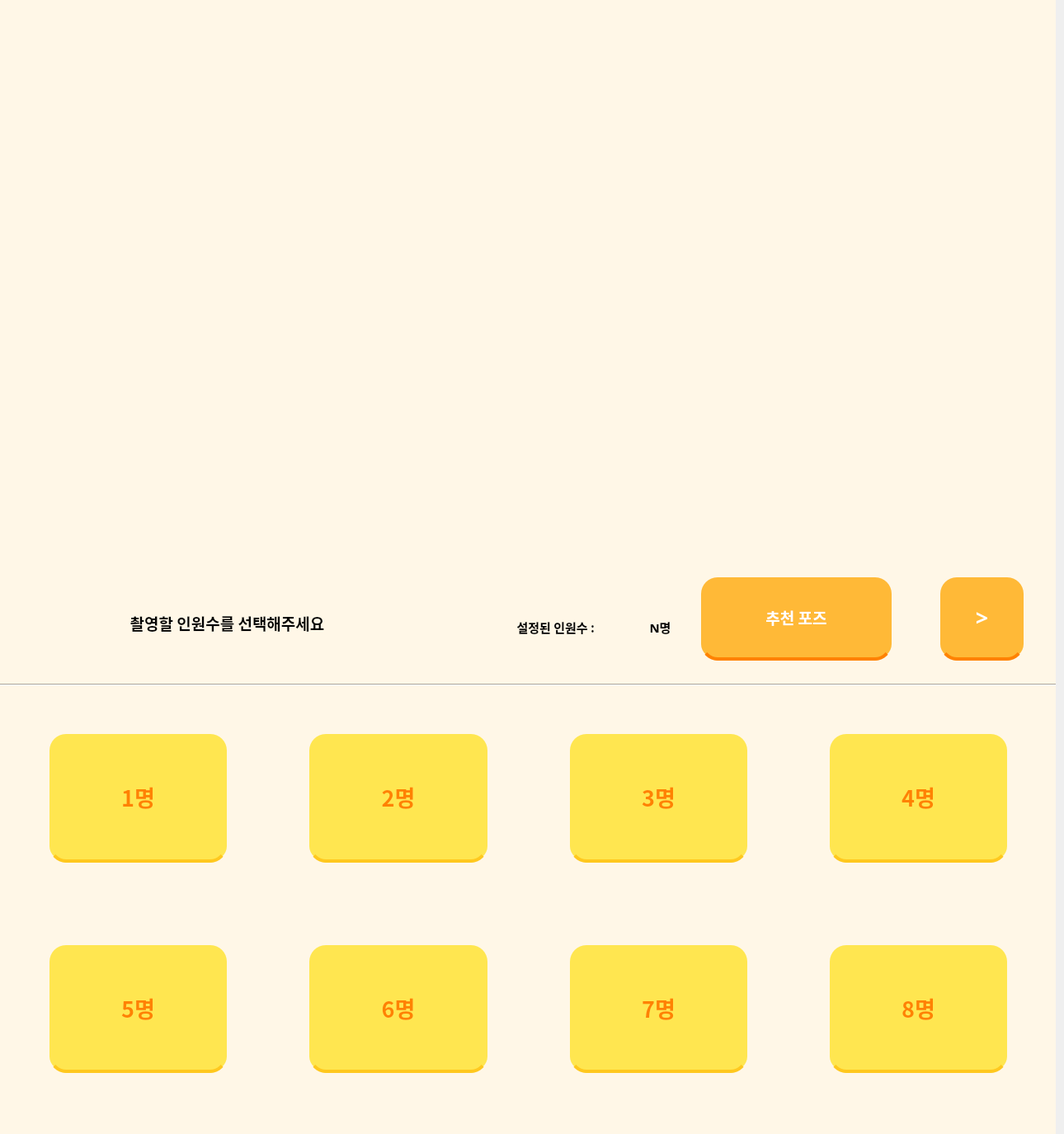
<?xml version="1.0" encoding="UTF-8"?>
<ui version="4.0">
 <class>MainWindow</class>
 <widget class="QMainWindow" name="MainWindow">
  <property name="geometry">
   <rect>
    <x>0</x>
    <y>0</y>
    <width>1290</width>
    <height>1375</height>
   </rect>
  </property>
  <property name="windowTitle">
   <string>MainWindow</string>
  </property>
  <widget class="QWidget" name="centralwidget">
   <widget class="QStackedWidget" name="stack">
    <property name="geometry">
     <rect>
      <x>0</x>
      <y>660</y>
      <width>1280</width>
      <height>720</height>
     </rect>
    </property>
    <property name="sizePolicy">
     <sizepolicy hsizetype="Fixed" vsizetype="Fixed">
      <horstretch>0</horstretch>
      <verstretch>0</verstretch>
     </sizepolicy>
    </property>
    <property name="styleSheet">
     <string notr="true">background-color : #FFF7E7</string>
    </property>
    <property name="currentIndex">
     <number>1</number>
    </property>
    <widget class="QWidget" name="InitPage">
     <widget class="QLabel" name="label">
      <property name="geometry">
       <rect>
        <x>4</x>
        <y>330</y>
        <width>1271</width>
        <height>60</height>
       </rect>
      </property>
      <property name="font">
       <font>
        <family>Leferi Base Type</family>
        <weight>75</weight>
        <bold>true</bold>
       </font>
      </property>
      <property name="layoutDirection">
       <enum>Qt::LeftToRight</enum>
      </property>
      <property name="styleSheet">
       <string notr="true">color : #C25642</string>
      </property>
      <property name="text">
       <string>&lt;html&gt;&lt;head/&gt;&lt;body&gt;&lt;p align=&quot;center&quot;&gt;&lt;span style=&quot; font-size:16pt; font-weight:600;&quot;&gt;터치하여 PhoRest를 시작해 보세요&lt;/span&gt;&lt;/p&gt;&lt;/body&gt;&lt;/html&gt;</string>
      </property>
      <property name="alignment">
       <set>Qt::AlignCenter</set>
      </property>
     </widget>
    </widget>
    <widget class="QWidget" name="ChoosePeoplePage">
     <widget class="QLabel" name="label_3">
      <property name="geometry">
       <rect>
        <x>40</x>
        <y>60</y>
        <width>471</width>
        <height>71</height>
       </rect>
      </property>
      <property name="font">
       <font>
        <family>Leferi Base Type Bold</family>
        <weight>75</weight>
        <bold>true</bold>
       </font>
      </property>
      <property name="text">
       <string>&lt;html&gt;&lt;head/&gt;&lt;body&gt;&lt;p align=&quot;center&quot;&gt;&lt;span style=&quot; font-size:14pt; font-weight:600;&quot;&gt;촬영할 인원수를 선택해주세요&lt;/span&gt;&lt;/p&gt;&lt;/body&gt;&lt;/html&gt;</string>
      </property>
     </widget>
     <widget class="Line" name="line_2">
      <property name="geometry">
       <rect>
        <x>0</x>
        <y>160</y>
        <width>1281</width>
        <height>20</height>
       </rect>
      </property>
      <property name="orientation">
       <enum>Qt::Horizontal</enum>
      </property>
     </widget>
     <widget class="QLabel" name="label_4">
      <property name="geometry">
       <rect>
        <x>590</x>
        <y>80</y>
        <width>171</width>
        <height>41</height>
       </rect>
      </property>
      <property name="font">
       <font>
        <family>Leferi Base Type Bold</family>
        <weight>75</weight>
        <bold>true</bold>
       </font>
      </property>
      <property name="text">
       <string>&lt;html&gt;&lt;head/&gt;&lt;body&gt;&lt;p align=&quot;center&quot;&gt;&lt;span style=&quot; font-size:11pt;&quot;&gt;설정된 인원수 : &lt;/span&gt;&lt;/p&gt;&lt;/body&gt;&lt;/html&gt;</string>
      </property>
     </widget>
     <widget class="QLabel" name="NowPeople">
      <property name="geometry">
       <rect>
        <x>770</x>
        <y>80</y>
        <width>61</width>
        <height>41</height>
       </rect>
      </property>
      <property name="font">
       <font>
        <family>Leferi Base Type Bold</family>
        <weight>75</weight>
        <bold>true</bold>
       </font>
      </property>
      <property name="text">
       <string>&lt;html&gt;&lt;head/&gt;&lt;body&gt;&lt;p align=&quot;center&quot;&gt;&lt;span style=&quot; font-size:11pt;&quot;&gt;N명&lt;/span&gt;&lt;/p&gt;&lt;/body&gt;&lt;/html&gt;</string>
      </property>
     </widget>
     <widget class="QPushButton" name="RecommandBtn">
      <property name="geometry">
       <rect>
        <x>850</x>
        <y>40</y>
        <width>231</width>
        <height>101</height>
       </rect>
      </property>
      <property name="font">
       <font>
        <family>Leferi Base Type</family>
        <pointsize>14</pointsize>
        <weight>75</weight>
        <bold>true</bold>
       </font>
      </property>
      <property name="styleSheet">
       <string notr="true">QPushButton{
	color: white;
    background-color: #FFB937		;
    padding: 12px;
    border-radius: 4px;
    border-bottom: 4px solid #FF8200;
	border-radius: 20px;
}</string>
      </property>
      <property name="text">
       <string>추천 포즈</string>
      </property>
     </widget>
     <widget class="QPushButton" name="NextBtn">
      <property name="geometry">
       <rect>
        <x>1140</x>
        <y>40</y>
        <width>101</width>
        <height>101</height>
       </rect>
      </property>
      <property name="font">
       <font>
        <family>Leferi Base Type Bold</family>
        <pointsize>20</pointsize>
        <weight>75</weight>
        <bold>true</bold>
       </font>
      </property>
      <property name="styleSheet">
       <string notr="true">QPushButton{
	color: white;
    background-color: #FFB937		;
    padding: 12px;
    border-radius: 4px;
    border-bottom: 4px solid #FF8200;
	border-radius: 20px;
}</string>
      </property>
      <property name="text">
       <string>&gt;</string>
      </property>
     </widget>
     <widget class="QWidget" name="gridLayoutWidget">
      <property name="geometry">
       <rect>
        <x>10</x>
        <y>180</y>
        <width>1261</width>
        <height>511</height>
       </rect>
      </property>
      <layout class="QGridLayout" name="gridLayout">
       <property name="leftMargin">
        <number>50</number>
       </property>
       <property name="topMargin">
        <number>50</number>
       </property>
       <property name="rightMargin">
        <number>50</number>
       </property>
       <property name="bottomMargin">
        <number>50</number>
       </property>
       <property name="spacing">
        <number>100</number>
       </property>
       <item row="0" column="2">
        <widget class="QPushButton" name="Btn3">
         <property name="sizePolicy">
          <sizepolicy hsizetype="Preferred" vsizetype="Preferred">
           <horstretch>0</horstretch>
           <verstretch>0</verstretch>
          </sizepolicy>
         </property>
         <property name="font">
          <font>
           <family>Leferi Base Type Bold</family>
           <pointsize>20</pointsize>
           <weight>75</weight>
           <bold>true</bold>
          </font>
         </property>
         <property name="styleSheet">
          <string notr="true">QPushButton{
	color: #FF8200;
    background-color: #FFE650		;
    padding: 12px;
    border-radius: 4px;
    border-bottom: 4px solid #FFC81E;
	border-radius: 20px;
}</string>
         </property>
         <property name="text">
          <string>3명</string>
         </property>
        </widget>
       </item>
       <item row="1" column="0">
        <widget class="QPushButton" name="Btn5">
         <property name="sizePolicy">
          <sizepolicy hsizetype="Preferred" vsizetype="Preferred">
           <horstretch>0</horstretch>
           <verstretch>0</verstretch>
          </sizepolicy>
         </property>
         <property name="font">
          <font>
           <family>Leferi Base Type Bold</family>
           <pointsize>20</pointsize>
           <weight>75</weight>
           <bold>true</bold>
          </font>
         </property>
         <property name="styleSheet">
          <string notr="true">QPushButton{
	color: #FF8200;
    background-color: #FFE650		;
    padding: 12px;
    border-radius: 4px;
    border-bottom: 4px solid #FFC81E;
	border-radius: 20px;
}</string>
         </property>
         <property name="text">
          <string>5명</string>
         </property>
        </widget>
       </item>
       <item row="0" column="0">
        <widget class="QPushButton" name="Btn1">
         <property name="enabled">
          <bool>true</bool>
         </property>
         <property name="sizePolicy">
          <sizepolicy hsizetype="Preferred" vsizetype="Preferred">
           <horstretch>0</horstretch>
           <verstretch>0</verstretch>
          </sizepolicy>
         </property>
         <property name="font">
          <font>
           <family>Leferi Base Type Bold</family>
           <pointsize>20</pointsize>
           <weight>75</weight>
           <bold>true</bold>
          </font>
         </property>
         <property name="contextMenuPolicy">
          <enum>Qt::DefaultContextMenu</enum>
         </property>
         <property name="styleSheet">
          <string notr="true">QPushButton{
	color: #FF8200;
    background-color: #FFE650		;
    padding: 12px;
    border-radius: 4px;
    border-bottom: 4px solid #FFC81E;
	border-radius: 20px;
}</string>
         </property>
         <property name="text">
          <string>1명</string>
         </property>
        </widget>
       </item>
       <item row="1" column="1">
        <widget class="QPushButton" name="Btn6">
         <property name="sizePolicy">
          <sizepolicy hsizetype="Preferred" vsizetype="Preferred">
           <horstretch>0</horstretch>
           <verstretch>0</verstretch>
          </sizepolicy>
         </property>
         <property name="font">
          <font>
           <family>Leferi Base Type Bold</family>
           <pointsize>20</pointsize>
           <weight>75</weight>
           <bold>true</bold>
          </font>
         </property>
         <property name="styleSheet">
          <string notr="true">QPushButton{
	color: #FF8200;
    background-color: #FFE650		;
    padding: 12px;
    border-radius: 4px;
    border-bottom: 4px solid #FFC81E;
	border-radius: 20px;
}</string>
         </property>
         <property name="text">
          <string>6명</string>
         </property>
        </widget>
       </item>
       <item row="0" column="1">
        <widget class="QPushButton" name="Btn2">
         <property name="sizePolicy">
          <sizepolicy hsizetype="Preferred" vsizetype="Preferred">
           <horstretch>0</horstretch>
           <verstretch>0</verstretch>
          </sizepolicy>
         </property>
         <property name="font">
          <font>
           <family>Leferi Base Type Bold</family>
           <pointsize>20</pointsize>
           <weight>75</weight>
           <bold>true</bold>
          </font>
         </property>
         <property name="styleSheet">
          <string notr="true">QPushButton{
	color: #FF8200;
    background-color: #FFE650		;
    padding: 12px;
    border-radius: 4px;
    border-bottom: 4px solid #FFC81E;
	border-radius: 20px;
}</string>
         </property>
         <property name="text">
          <string>2명</string>
         </property>
        </widget>
       </item>
       <item row="0" column="3">
        <widget class="QPushButton" name="Btn4">
         <property name="sizePolicy">
          <sizepolicy hsizetype="Preferred" vsizetype="Preferred">
           <horstretch>0</horstretch>
           <verstretch>0</verstretch>
          </sizepolicy>
         </property>
         <property name="font">
          <font>
           <family>Leferi Base Type Bold</family>
           <pointsize>20</pointsize>
           <weight>75</weight>
           <bold>true</bold>
          </font>
         </property>
         <property name="styleSheet">
          <string notr="true">QPushButton{
	color: #FF8200;
    background-color: #FFE650		;
    padding: 12px;
    border-radius: 4px;
    border-bottom: 4px solid #FFC81E;
	border-radius: 20px;
}</string>
         </property>
         <property name="text">
          <string>4명</string>
         </property>
        </widget>
       </item>
       <item row="1" column="2">
        <widget class="QPushButton" name="Btn7">
         <property name="sizePolicy">
          <sizepolicy hsizetype="Preferred" vsizetype="Preferred">
           <horstretch>0</horstretch>
           <verstretch>0</verstretch>
          </sizepolicy>
         </property>
         <property name="font">
          <font>
           <family>Leferi Base Type Bold</family>
           <pointsize>20</pointsize>
           <weight>75</weight>
           <bold>true</bold>
          </font>
         </property>
         <property name="styleSheet">
          <string notr="true">QPushButton{
	color: #FF8200;
    background-color: #FFE650		;
    padding: 12px;
    border-radius: 4px;
    border-bottom: 4px solid #FFC81E;
	border-radius: 20px;
}</string>
         </property>
         <property name="text">
          <string>7명</string>
         </property>
        </widget>
       </item>
       <item row="1" column="3">
        <widget class="QPushButton" name="Btn8">
         <property name="sizePolicy">
          <sizepolicy hsizetype="Preferred" vsizetype="Preferred">
           <horstretch>0</horstretch>
           <verstretch>0</verstretch>
          </sizepolicy>
         </property>
         <property name="font">
          <font>
           <family>Leferi Base Type Bold</family>
           <pointsize>20</pointsize>
           <weight>75</weight>
           <bold>true</bold>
          </font>
         </property>
         <property name="styleSheet">
          <string notr="true">QPushButton{
	color: #FF8200;
    background-color: #FFE650		;
    padding: 12px;
    border-radius: 4px;
    border-bottom: 4px solid #FFC81E;
	border-radius: 20px;
}</string>
         </property>
         <property name="text">
          <string>8명</string>
         </property>
        </widget>
       </item>
      </layout>
     </widget>
    </widget>
    <widget class="QWidget" name="ShotPage">
     <widget class="QPushButton" name="Btn_Already">
      <property name="geometry">
       <rect>
        <x>410</x>
        <y>230</y>
        <width>471</width>
        <height>311</height>
       </rect>
      </property>
      <property name="font">
       <font>
        <family>Leferi Base Type Bold</family>
        <pointsize>24</pointsize>
        <weight>75</weight>
        <bold>true</bold>
       </font>
      </property>
      <property name="autoFillBackground">
       <bool>false</bool>
      </property>
      <property name="styleSheet">
       <string notr="true">QPushButton{
	color: #FF8200;
    background-color: #FFE650		;
    padding: 12px;
    border-radius: 4px;
    border-bottom: 4px solid #FFC81E;
	border-radius: 20px;
}</string>
      </property>
      <property name="text">
       <string>촬영 시작</string>
      </property>
      <property name="autoDefault">
       <bool>false</bool>
      </property>
      <property name="default">
       <bool>false</bool>
      </property>
      <property name="flat">
       <bool>false</bool>
      </property>
     </widget>
     <widget class="QPushButton" name="Btn_Back_2">
      <property name="geometry">
       <rect>
        <x>50</x>
        <y>40</y>
        <width>81</width>
        <height>71</height>
       </rect>
      </property>
      <property name="font">
       <font>
        <family>Leferi Base Type Bold</family>
        <pointsize>14</pointsize>
        <weight>75</weight>
        <bold>true</bold>
       </font>
      </property>
      <property name="styleSheet">
       <string notr="true">QPushButton{
	color: white;
    background-color: #FFB937		;
    padding: 12px;
    border-radius: 4px;
    border-bottom: 4px solid #FF8200;
	border-radius: 20px;
}</string>
      </property>
      <property name="text">
       <string>뒤로</string>
      </property>
     </widget>
    </widget>
    <widget class="QWidget" name="PhotoPage">
     <widget class="QWidget" name="gridLayoutWidget_3">
      <property name="geometry">
       <rect>
        <x>20</x>
        <y>20</y>
        <width>1111</width>
        <height>681</height>
       </rect>
      </property>
      <layout class="QGridLayout" name="gridLayout_3">
       <property name="leftMargin">
        <number>85</number>
       </property>
       <property name="topMargin">
        <number>25</number>
       </property>
       <property name="rightMargin">
        <number>85</number>
       </property>
       <property name="bottomMargin">
        <number>25</number>
       </property>
       <property name="horizontalSpacing">
        <number>142</number>
       </property>
       <property name="verticalSpacing">
        <number>32</number>
       </property>
       <item row="1" column="0">
        <widget class="QLabel" name="Photo3">
         <property name="styleSheet">
          <string notr="true">QLabel{
	border : 3px double #ABF760;
}</string>
         </property>
         <property name="text">
          <string>이미지 3</string>
         </property>
         <property name="alignment">
          <set>Qt::AlignCenter</set>
         </property>
        </widget>
       </item>
       <item row="0" column="0">
        <widget class="QLabel" name="Photo1">
         <property name="styleSheet">
          <string notr="true">QLabel{
	border : 3px double #ABF760;
}</string>
         </property>
         <property name="text">
          <string>이미지 1</string>
         </property>
         <property name="alignment">
          <set>Qt::AlignCenter</set>
         </property>
        </widget>
       </item>
       <item row="0" column="1">
        <widget class="QLabel" name="Photo2">
         <property name="styleSheet">
          <string notr="true">QLabel{
	border : 3px double #ABF760;
}</string>
         </property>
         <property name="text">
          <string>이미지 2</string>
         </property>
         <property name="alignment">
          <set>Qt::AlignCenter</set>
         </property>
        </widget>
       </item>
       <item row="1" column="1">
        <widget class="QLabel" name="Photo4">
         <property name="styleSheet">
          <string notr="true">QLabel{
	border : 3px double #ABF760;
}</string>
         </property>
         <property name="text">
          <string>이미지 4</string>
         </property>
         <property name="alignment">
          <set>Qt::AlignCenter</set>
         </property>
        </widget>
       </item>
      </layout>
     </widget>
     <widget class="QPushButton" name="NextBtn_3">
      <property name="geometry">
       <rect>
        <x>1160</x>
        <y>600</y>
        <width>91</width>
        <height>91</height>
       </rect>
      </property>
      <property name="font">
       <font>
        <family>Leferi Base Type Bold</family>
        <pointsize>20</pointsize>
        <weight>75</weight>
        <bold>true</bold>
       </font>
      </property>
      <property name="styleSheet">
       <string notr="true">QPushButton{
	color: white;
    background-color: #FFB937		;
    padding: 12px;
    border-radius: 4px;
    border-bottom: 4px solid #FF8200;
	border-radius: 20px;
}</string>
      </property>
      <property name="text">
       <string>&gt;</string>
      </property>
     </widget>
     <widget class="QLabel" name="label_2">
      <property name="geometry">
       <rect>
        <x>20</x>
        <y>20</y>
        <width>1111</width>
        <height>681</height>
       </rect>
      </property>
      <property name="styleSheet">
       <string notr="true">QLabel{
	border : 3px solid black;
}</string>
      </property>
      <property name="text">
       <string/>
      </property>
     </widget>
     <zorder>label_2</zorder>
     <zorder>gridLayoutWidget_3</zorder>
     <zorder>NextBtn_3</zorder>
    </widget>
    <widget class="QWidget" name="ChooseFramePage">
     <widget class="QLabel" name="label_5">
      <property name="geometry">
       <rect>
        <x>50</x>
        <y>50</y>
        <width>571</width>
        <height>71</height>
       </rect>
      </property>
      <property name="font">
       <font>
        <family>Leferi Base Type Bold</family>
        <weight>75</weight>
        <bold>true</bold>
       </font>
      </property>
      <property name="text">
       <string>&lt;html&gt;&lt;head/&gt;&lt;body&gt;&lt;p align=&quot;center&quot;&gt;&lt;span style=&quot; font-size:20pt;&quot;&gt;사용할 프레임을 선택해주세요&lt;/span&gt;&lt;/p&gt;&lt;/body&gt;&lt;/html&gt;</string>
      </property>
     </widget>
     <widget class="QLabel" name="label_6">
      <property name="geometry">
       <rect>
        <x>40</x>
        <y>110</y>
        <width>591</width>
        <height>31</height>
       </rect>
      </property>
      <property name="font">
       <font>
        <family>Leferi Base Type Regular</family>
       </font>
      </property>
      <property name="text">
       <string>&lt;html&gt;&lt;head/&gt;&lt;body&gt;&lt;p align=&quot;center&quot;&gt;&lt;span style=&quot; font-size:8pt; font-weight:600;&quot;&gt;기본 프레임 외의 프레임을 사용하고 싶다면 고유 프레임 번호를 입력하세요 &lt;/span&gt;&lt;/p&gt;&lt;/body&gt;&lt;/html&gt;</string>
      </property>
     </widget>
     <widget class="Line" name="line_3">
      <property name="geometry">
       <rect>
        <x>0</x>
        <y>160</y>
        <width>1281</width>
        <height>20</height>
       </rect>
      </property>
      <property name="orientation">
       <enum>Qt::Horizontal</enum>
      </property>
     </widget>
     <widget class="QLabel" name="label_8">
      <property name="geometry">
       <rect>
        <x>940</x>
        <y>250</y>
        <width>191</width>
        <height>201</height>
       </rect>
      </property>
      <property name="text">
       <string>QR코드</string>
      </property>
      <property name="alignment">
       <set>Qt::AlignCenter</set>
      </property>
      <property name="indent">
       <number>0</number>
      </property>
     </widget>
     <widget class="QPushButton" name="PrintBtn">
      <property name="geometry">
       <rect>
        <x>930</x>
        <y>520</y>
        <width>211</width>
        <height>161</height>
       </rect>
      </property>
      <property name="font">
       <font>
        <family>Leferi Base Type Bold</family>
        <pointsize>20</pointsize>
        <weight>75</weight>
        <bold>true</bold>
       </font>
      </property>
      <property name="styleSheet">
       <string notr="true">QPushButton{
	color: white;
    background-color: #FFB937		;
    padding: 12px;
    border-radius: 4px;
    border-bottom: 4px solid #FF8200;
	border-radius: 20px;
}
</string>
      </property>
      <property name="text">
       <string>Print</string>
      </property>
     </widget>
     <widget class="QPushButton" name="ApplyBtn">
      <property name="geometry">
       <rect>
        <x>1150</x>
        <y>40</y>
        <width>101</width>
        <height>91</height>
       </rect>
      </property>
      <property name="font">
       <font>
        <family>Leferi Base Type Bold</family>
        <pointsize>16</pointsize>
        <weight>75</weight>
        <bold>true</bold>
       </font>
      </property>
      <property name="styleSheet">
       <string notr="true">QPushButton{
	color: white;
    background-color: #FFB937		;
    padding: 12px;
    border-radius: 4px;
    border-bottom: 4px solid #FF8200;
	border-radius: 20px;
}</string>
      </property>
      <property name="text">
       <string>적용</string>
      </property>
     </widget>
     <widget class="QLineEdit" name="Frame_Id">
      <property name="geometry">
       <rect>
        <x>910</x>
        <y>60</y>
        <width>201</width>
        <height>51</height>
       </rect>
      </property>
      <property name="font">
       <font>
        <family>Leferi Base Type Regular</family>
       </font>
      </property>
     </widget>
     <widget class="QLabel" name="label_9">
      <property name="geometry">
       <rect>
        <x>700</x>
        <y>50</y>
        <width>201</width>
        <height>71</height>
       </rect>
      </property>
      <property name="font">
       <font>
        <family>Leferi Base Type Bold</family>
        <pointsize>14</pointsize>
        <weight>75</weight>
        <bold>true</bold>
       </font>
      </property>
      <property name="text">
       <string>&lt;html&gt;&lt;head/&gt;&lt;body&gt;&lt;p align=&quot;center&quot;&gt;&lt;span style=&quot; font-size:11pt;&quot;&gt;고유프레임 번호 :&lt;/span&gt;&lt;/p&gt;&lt;/body&gt;&lt;/html&gt;</string>
      </property>
     </widget>
     <widget class="QPushButton" name="Basic_Frame_1">
      <property name="geometry">
       <rect>
        <x>50</x>
        <y>260</y>
        <width>300</width>
        <height>80</height>
       </rect>
      </property>
      <property name="styleSheet">
       <string notr="true">background-color : #FFFFFF</string>
      </property>
      <property name="text">
       <string/>
      </property>
     </widget>
     <widget class="QLabel" name="label_7">
      <property name="geometry">
       <rect>
        <x>220</x>
        <y>190</y>
        <width>381</width>
        <height>41</height>
       </rect>
      </property>
      <property name="font">
       <font>
        <family>Leferi Base Type Bold</family>
        <weight>75</weight>
        <bold>true</bold>
       </font>
      </property>
      <property name="text">
       <string>&lt;html&gt;&lt;head/&gt;&lt;body&gt;&lt;p align=&quot;center&quot;&gt;&lt;span style=&quot; font-size:12pt; font-weight:600;&quot;&gt;기본 프레임을 클릭하여 선택하세요.&lt;/span&gt;&lt;/p&gt;&lt;/body&gt;&lt;/html&gt;</string>
      </property>
     </widget>
     <widget class="QPushButton" name="Basic_Frame_2">
      <property name="geometry">
       <rect>
        <x>50</x>
        <y>370</y>
        <width>300</width>
        <height>80</height>
       </rect>
      </property>
      <property name="styleSheet">
       <string notr="true">background-color : #D2D2FF</string>
      </property>
      <property name="text">
       <string/>
      </property>
     </widget>
     <widget class="QPushButton" name="Basic_Frame_3">
      <property name="geometry">
       <rect>
        <x>50</x>
        <y>480</y>
        <width>300</width>
        <height>80</height>
       </rect>
      </property>
      <property name="styleSheet">
       <string notr="true">background-color : #32F1FF	</string>
      </property>
      <property name="text">
       <string/>
      </property>
     </widget>
     <widget class="QPushButton" name="Basic_Frame_4">
      <property name="geometry">
       <rect>
        <x>50</x>
        <y>590</y>
        <width>300</width>
        <height>80</height>
       </rect>
      </property>
      <property name="styleSheet">
       <string notr="true">background-color : #FFD4DF	</string>
      </property>
      <property name="text">
       <string/>
      </property>
     </widget>
     <widget class="QPushButton" name="Basic_Frame_5">
      <property name="geometry">
       <rect>
        <x>460</x>
        <y>260</y>
        <width>300</width>
        <height>80</height>
       </rect>
      </property>
      <property name="styleSheet">
       <string notr="true">background-color : #FAFAA0	</string>
      </property>
      <property name="text">
       <string/>
      </property>
     </widget>
     <widget class="QPushButton" name="Basic_Frame_6">
      <property name="geometry">
       <rect>
        <x>460</x>
        <y>370</y>
        <width>300</width>
        <height>80</height>
       </rect>
      </property>
      <property name="styleSheet">
       <string notr="true">background-color :#957745	</string>
      </property>
      <property name="text">
       <string/>
      </property>
     </widget>
     <widget class="QPushButton" name="Basic_Frame_7">
      <property name="geometry">
       <rect>
        <x>460</x>
        <y>490</y>
        <width>300</width>
        <height>80</height>
       </rect>
      </property>
      <property name="styleSheet">
       <string notr="true">background-color : #8c8c8c</string>
      </property>
      <property name="text">
       <string/>
      </property>
     </widget>
     <widget class="QPushButton" name="Basic_Frame_8">
      <property name="geometry">
       <rect>
        <x>460</x>
        <y>600</y>
        <width>300</width>
        <height>80</height>
       </rect>
      </property>
      <property name="styleSheet">
       <string notr="true">background-color : #94EB3E</string>
      </property>
      <property name="text">
       <string/>
      </property>
     </widget>
     <widget class="QLabel" name="label_12">
      <property name="geometry">
       <rect>
        <x>820</x>
        <y>190</y>
        <width>461</width>
        <height>41</height>
       </rect>
      </property>
      <property name="font">
       <font>
        <family>Leferi Base Type Bold</family>
        <weight>75</weight>
        <bold>true</bold>
       </font>
      </property>
      <property name="text">
       <string>&lt;html&gt;&lt;head/&gt;&lt;body&gt;&lt;p align=&quot;center&quot;&gt;&lt;span style=&quot; font-size:12pt; font-weight:600;&quot;&gt;QR코드로 인기있는 프레임을 살펴보세요&lt;/span&gt;&lt;/p&gt;&lt;/body&gt;&lt;/html&gt;</string>
      </property>
     </widget>
    </widget>
    <widget class="QWidget" name="PrintingPage">
     <widget class="QLabel" name="label_10">
      <property name="geometry">
       <rect>
        <x>250</x>
        <y>270</y>
        <width>691</width>
        <height>161</height>
       </rect>
      </property>
      <property name="text">
       <string>&lt;html&gt;&lt;head/&gt;&lt;body&gt;&lt;p align=&quot;center&quot;&gt;이 화면 건너 뛰네;;&lt;/p&gt;&lt;/body&gt;&lt;/html&gt;</string>
      </property>
     </widget>
    </widget>
    <widget class="QWidget" name="DonePrinting">
     <widget class="QLabel" name="label_11">
      <property name="geometry">
       <rect>
        <x>0</x>
        <y>250</y>
        <width>1281</width>
        <height>211</height>
       </rect>
      </property>
      <property name="font">
       <font>
        <family>Leferi Base Type Regular</family>
       </font>
      </property>
      <property name="text">
       <string>&lt;html&gt;&lt;head/&gt;&lt;body&gt;&lt;p align=&quot;center&quot;&gt;&lt;span style=&quot; font-size:14pt; font-weight:600;&quot;&gt;인쇄 중입니다...&lt;/span&gt;&lt;/p&gt;&lt;p align=&quot;center&quot;&gt;&lt;span style=&quot; font-size:14pt; font-weight:600;&quot;&gt;&lt;br/&gt;&lt;/span&gt;&lt;/p&gt;&lt;p align=&quot;center&quot;&gt;&lt;span style=&quot; font-size:14pt; font-weight:600;&quot;&gt;인쇄가 완료된 후 아무 곳이나 클릭하여 초기 화면으로 돌아가세요&lt;br/&gt;&lt;/span&gt;&lt;/p&gt;&lt;/body&gt;&lt;/html&gt;</string>
      </property>
     </widget>
    </widget>
   </widget>
   <widget class="QStackedWidget" name="TopStack">
    <property name="geometry">
     <rect>
      <x>0</x>
      <y>0</y>
      <width>1280</width>
      <height>660</height>
     </rect>
    </property>
    <property name="sizePolicy">
     <sizepolicy hsizetype="Fixed" vsizetype="Fixed">
      <horstretch>0</horstretch>
      <verstretch>0</verstretch>
     </sizepolicy>
    </property>
    <property name="styleSheet">
     <string notr="true">background-color : #FFF7E7</string>
    </property>
    <property name="currentIndex">
     <number>0</number>
    </property>
    <widget class="QWidget" name="LogoPage">
     <widget class="QLabel" name="LogoImg">
      <property name="geometry">
       <rect>
        <x>540</x>
        <y>230</y>
        <width>200</width>
        <height>200</height>
       </rect>
      </property>
      <property name="styleSheet">
       <string notr="true">border-image:url('./logo.png')</string>
      </property>
      <property name="text">
       <string/>
      </property>
      <property name="alignment">
       <set>Qt::AlignCenter</set>
      </property>
     </widget>
    </widget>
    <widget class="QWidget" name="RecommandPosePage">
     <widget class="QLabel" name="PoseImg">
      <property name="geometry">
       <rect>
        <x>240</x>
        <y>30</y>
        <width>800</width>
        <height>600</height>
       </rect>
      </property>
      <property name="styleSheet">
       <string notr="true">QLabel{
	border : 3px solid black;
}</string>
      </property>
      <property name="text">
       <string>포즈 이미지</string>
      </property>
      <property name="alignment">
       <set>Qt::AlignCenter</set>
      </property>
     </widget>
     <widget class="QPushButton" name="LeftBtn">
      <property name="geometry">
       <rect>
        <x>60</x>
        <y>265</y>
        <width>130</width>
        <height>130</height>
       </rect>
      </property>
      <property name="font">
       <font>
        <family>Leferi Base Type Bold</family>
        <pointsize>20</pointsize>
        <weight>75</weight>
        <bold>true</bold>
       </font>
      </property>
      <property name="styleSheet">
       <string notr="true">QPushButton{
	color: white;
    background-color: #FFB937		;
    padding: 12px;
    border-radius: 4px;
    border-bottom: 4px solid #FF8200;
	border-radius: 20px;
}</string>
      </property>
      <property name="text">
       <string>&lt;</string>
      </property>
     </widget>
     <widget class="QPushButton" name="RightBtn">
      <property name="geometry">
       <rect>
        <x>1090</x>
        <y>265</y>
        <width>130</width>
        <height>130</height>
       </rect>
      </property>
      <property name="font">
       <font>
        <family>Leferi Base Type Bold</family>
        <pointsize>20</pointsize>
        <weight>75</weight>
        <bold>true</bold>
       </font>
      </property>
      <property name="styleSheet">
       <string notr="true">QPushButton{
	color: white;
    background-color: #FFB937		;
    padding: 12px;
    border-radius: 4px;
    border-bottom: 4px solid #FF8200;
	border-radius: 20px;
}</string>
      </property>
      <property name="text">
       <string>&gt;</string>
      </property>
     </widget>
     <widget class="QPushButton" name="Btn_close">
      <property name="geometry">
       <rect>
        <x>60</x>
        <y>560</y>
        <width>131</width>
        <height>71</height>
       </rect>
      </property>
      <property name="font">
       <font>
        <family>Leferi Base Type Bold</family>
        <pointsize>14</pointsize>
        <weight>75</weight>
        <bold>true</bold>
       </font>
      </property>
      <property name="styleSheet">
       <string notr="true">QPushButton{
	color: white;
    background-color: #FFB937		;
    padding: 12px;
    border-radius: 4px;
    border-bottom: 4px solid #FF8200;
	border-radius: 20px;
}</string>
      </property>
      <property name="text">
       <string>닫기</string>
      </property>
     </widget>
     <widget class="QLabel" name="NowPeople_2">
      <property name="geometry">
       <rect>
        <x>70</x>
        <y>40</y>
        <width>121</width>
        <height>81</height>
       </rect>
      </property>
      <property name="font">
       <font>
        <family>Leferi Base Type Bold</family>
        <pointsize>20</pointsize>
        <weight>75</weight>
        <bold>true</bold>
       </font>
      </property>
      <property name="text">
       <string>&lt;html&gt;&lt;head/&gt;&lt;body&gt;&lt;p align=&quot;center&quot;&gt;&lt;span style=&quot; font-size:11pt; font-weight:600;&quot;&gt;N명&lt;/span&gt;&lt;/p&gt;&lt;/body&gt;&lt;/html&gt;</string>
      </property>
     </widget>
    </widget>
    <widget class="QWidget" name="ShotPage_Top">
     <widget class="QLabel" name="Label_Camera">
      <property name="geometry">
       <rect>
        <x>240</x>
        <y>30</y>
        <width>800</width>
        <height>600</height>
       </rect>
      </property>
      <property name="styleSheet">
       <string notr="true">QLabel{
	border : 3px solid black;
}</string>
      </property>
      <property name="text">
       <string>카메라 화면 띄워줄 공간</string>
      </property>
      <property name="alignment">
       <set>Qt::AlignCenter</set>
      </property>
     </widget>
     <widget class="QLabel" name="Label_Timer">
      <property name="geometry">
       <rect>
        <x>30</x>
        <y>40</y>
        <width>161</width>
        <height>201</height>
       </rect>
      </property>
      <property name="font">
       <font>
        <family>Leferi Base Type Bold</family>
        <pointsize>36</pointsize>
        <weight>75</weight>
        <bold>true</bold>
       </font>
      </property>
      <property name="text">
       <string>&lt;html&gt;&lt;head/&gt;&lt;body&gt;&lt;p align=&quot;center&quot;&gt;&lt;span style=&quot; font-size:48pt; font-weight:600;&quot;&gt;15&lt;/span&gt;&lt;/p&gt;&lt;/body&gt;&lt;/html&gt;</string>
      </property>
      <property name="alignment">
       <set>Qt::AlignCenter</set>
      </property>
     </widget>
    </widget>
    <widget class="QWidget" name="CheckPhoto">
     <widget class="QLabel" name="Top_Big_Photo">
      <property name="geometry">
       <rect>
        <x>240</x>
        <y>30</y>
        <width>800</width>
        <height>600</height>
       </rect>
      </property>
      <property name="styleSheet">
       <string notr="true">QLabel{
	border : 3px solid black;
}</string>
      </property>
      <property name="text">
       <string>이미지 크게 보여줄 공간</string>
      </property>
      <property name="alignment">
       <set>Qt::AlignCenter</set>
      </property>
     </widget>
    </widget>
    <widget class="QWidget" name="page_3">
     <widget class="QLabel" name="PhotoPlusFrame">
      <property name="geometry">
       <rect>
        <x>200</x>
        <y>30</y>
        <width>900</width>
        <height>600</height>
       </rect>
      </property>
      <property name="contextMenuPolicy">
       <enum>Qt::DefaultContextMenu</enum>
      </property>
      <property name="styleSheet">
       <string notr="true">QLabel{
	border : 3px solid black;
}</string>
      </property>
      <property name="text">
       <string>프레임 적용 이미지를 띄워줄 예정</string>
      </property>
      <property name="alignment">
       <set>Qt::AlignCenter</set>
      </property>
     </widget>
    </widget>
   </widget>
  </widget>
 </widget>
 <resources/>
 <connections>
  <connection>
   <sender>RecommandBtn</sender>
   <signal>clicked()</signal>
   <receiver>MainWindow</receiver>
   <slot>RecommandPose()</slot>
   <hints>
    <hint type="sourcelabel">
     <x>850</x>
     <y>700</y>
    </hint>
    <hint type="destinationlabel">
     <x>837</x>
     <y>69</y>
    </hint>
   </hints>
  </connection>
  <connection>
   <sender>NextBtn</sender>
   <signal>clicked()</signal>
   <receiver>MainWindow</receiver>
   <slot>NextBottomButton_to_2()</slot>
   <hints>
    <hint type="sourcelabel">
     <x>1140</x>
     <y>700</y>
    </hint>
    <hint type="destinationlabel">
     <x>841</x>
     <y>120</y>
    </hint>
   </hints>
  </connection>
  <connection>
   <sender>Btn1</sender>
   <signal>clicked()</signal>
   <receiver>MainWindow</receiver>
   <slot>Press_Btn1()</slot>
   <hints>
    <hint type="sourcelabel">
     <x>211</x>
     <y>890</y>
    </hint>
    <hint type="destinationlabel">
     <x>860</x>
     <y>222</y>
    </hint>
   </hints>
  </connection>
  <connection>
   <sender>Btn2</sender>
   <signal>clicked()</signal>
   <receiver>MainWindow</receiver>
   <slot>Press_Btn2()</slot>
   <hints>
    <hint type="sourcelabel">
     <x>590</x>
     <y>890</y>
    </hint>
    <hint type="destinationlabel">
     <x>834</x>
     <y>234</y>
    </hint>
   </hints>
  </connection>
  <connection>
   <sender>Btn3</sender>
   <signal>clicked()</signal>
   <receiver>MainWindow</receiver>
   <slot>Press_Btn3()</slot>
   <hints>
    <hint type="sourcelabel">
     <x>905</x>
     <y>890</y>
    </hint>
    <hint type="destinationlabel">
     <x>861</x>
     <y>255</y>
    </hint>
   </hints>
  </connection>
  <connection>
   <sender>Btn4</sender>
   <signal>clicked()</signal>
   <receiver>MainWindow</receiver>
   <slot>Press_Btn4()</slot>
   <hints>
    <hint type="sourcelabel">
     <x>1220</x>
     <y>890</y>
    </hint>
    <hint type="destinationlabel">
     <x>892</x>
     <y>278</y>
    </hint>
   </hints>
  </connection>
  <connection>
   <sender>Btn5</sender>
   <signal>clicked()</signal>
   <receiver>MainWindow</receiver>
   <slot>Press_Btn5()</slot>
   <hints>
    <hint type="sourcelabel">
     <x>212</x>
     <y>1146</y>
    </hint>
    <hint type="destinationlabel">
     <x>871</x>
     <y>314</y>
    </hint>
   </hints>
  </connection>
  <connection>
   <sender>Btn6</sender>
   <signal>clicked()</signal>
   <receiver>MainWindow</receiver>
   <slot>Press_Btn6()</slot>
   <hints>
    <hint type="sourcelabel">
     <x>590</x>
     <y>1146</y>
    </hint>
    <hint type="destinationlabel">
     <x>877</x>
     <y>353</y>
    </hint>
   </hints>
  </connection>
  <connection>
   <sender>Btn7</sender>
   <signal>clicked()</signal>
   <receiver>MainWindow</receiver>
   <slot>Press_Btn7()</slot>
   <hints>
    <hint type="sourcelabel">
     <x>905</x>
     <y>1146</y>
    </hint>
    <hint type="destinationlabel">
     <x>873</x>
     <y>396</y>
    </hint>
   </hints>
  </connection>
  <connection>
   <sender>Btn8</sender>
   <signal>clicked()</signal>
   <receiver>MainWindow</receiver>
   <slot>Press_Btn8()</slot>
   <hints>
    <hint type="sourcelabel">
     <x>1220</x>
     <y>1146</y>
    </hint>
    <hint type="destinationlabel">
     <x>861</x>
     <y>429</y>
    </hint>
   </hints>
  </connection>
  <connection>
   <sender>Btn_Already</sender>
   <signal>clicked()</signal>
   <receiver>MainWindow</receiver>
   <slot>Press_PreparedBtn()</slot>
   <hints>
    <hint type="sourcelabel">
     <x>474</x>
     <y>890</y>
    </hint>
    <hint type="destinationlabel">
     <x>841</x>
     <y>266</y>
    </hint>
   </hints>
  </connection>
  <connection>
   <sender>Btn_Back_2</sender>
   <signal>clicked()</signal>
   <receiver>MainWindow</receiver>
   <slot>Press_Back()</slot>
   <hints>
    <hint type="sourcelabel">
     <x>89</x>
     <y>700</y>
    </hint>
    <hint type="destinationlabel">
     <x>841</x>
     <y>551</y>
    </hint>
   </hints>
  </connection>
  <connection>
   <sender>NextBtn_3</sender>
   <signal>clicked()</signal>
   <receiver>MainWindow</receiver>
   <slot>NextBottomButton_to_4()</slot>
   <hints>
    <hint type="sourcelabel">
     <x>1160</x>
     <y>1260</y>
    </hint>
    <hint type="destinationlabel">
     <x>838</x>
     <y>896</y>
    </hint>
   </hints>
  </connection>
  <connection>
   <sender>PrintBtn</sender>
   <signal>clicked()</signal>
   <receiver>MainWindow</receiver>
   <slot>Press_Printing()</slot>
   <hints>
    <hint type="sourcelabel">
     <x>1070</x>
     <y>1270</y>
    </hint>
    <hint type="destinationlabel">
     <x>841</x>
     <y>865</y>
    </hint>
   </hints>
  </connection>
  <connection>
   <sender>ApplyBtn</sender>
   <signal>clicked()</signal>
   <receiver>MainWindow</receiver>
   <slot>Press_Applying()</slot>
   <hints>
    <hint type="sourcelabel">
     <x>1150</x>
     <y>730</y>
    </hint>
    <hint type="destinationlabel">
     <x>851</x>
     <y>591</y>
    </hint>
   </hints>
  </connection>
  <connection>
   <sender>Btn_close</sender>
   <signal>clicked()</signal>
   <receiver>MainWindow</receiver>
   <slot>Press_CloseBtn()</slot>
   <hints>
    <hint type="sourcelabel">
     <x>120</x>
     <y>589</y>
    </hint>
    <hint type="destinationlabel">
     <x>1315</x>
     <y>554</y>
    </hint>
   </hints>
  </connection>
  <connection>
   <sender>Basic_Frame_1</sender>
   <signal>clicked()</signal>
   <receiver>MainWindow</receiver>
   <slot>Press_BasicFrame1()</slot>
   <hints>
    <hint type="sourcelabel">
     <x>295</x>
     <y>985</y>
    </hint>
    <hint type="destinationlabel">
     <x>518</x>
     <y>1406</y>
    </hint>
   </hints>
  </connection>
  <connection>
   <sender>Basic_Frame_2</sender>
   <signal>clicked()</signal>
   <receiver>MainWindow</receiver>
   <slot>Press_BasicFrame2()</slot>
   <hints>
    <hint type="sourcelabel">
     <x>237</x>
     <y>1060</y>
    </hint>
    <hint type="destinationlabel">
     <x>263</x>
     <y>1388</y>
    </hint>
   </hints>
  </connection>
  <connection>
   <sender>Basic_Frame_3</sender>
   <signal>clicked()</signal>
   <receiver>MainWindow</receiver>
   <slot>Press_BasicFrame3()</slot>
   <hints>
    <hint type="sourcelabel">
     <x>158</x>
     <y>1178</y>
    </hint>
    <hint type="destinationlabel">
     <x>192</x>
     <y>1385</y>
    </hint>
   </hints>
  </connection>
  <connection>
   <sender>Basic_Frame_4</sender>
   <signal>clicked()</signal>
   <receiver>MainWindow</receiver>
   <slot>Press_BasicFrame4()</slot>
   <hints>
    <hint type="sourcelabel">
     <x>87</x>
     <y>1275</y>
    </hint>
    <hint type="destinationlabel">
     <x>105</x>
     <y>1389</y>
    </hint>
   </hints>
  </connection>
  <connection>
   <sender>Basic_Frame_5</sender>
   <signal>clicked()</signal>
   <receiver>MainWindow</receiver>
   <slot>Press_BasicFrame5()</slot>
   <hints>
    <hint type="sourcelabel">
     <x>689</x>
     <y>977</y>
    </hint>
    <hint type="destinationlabel">
     <x>640</x>
     <y>1393</y>
    </hint>
   </hints>
  </connection>
  <connection>
   <sender>Basic_Frame_6</sender>
   <signal>clicked()</signal>
   <receiver>MainWindow</receiver>
   <slot>Press_BasicFrame6()</slot>
   <hints>
    <hint type="sourcelabel">
     <x>641</x>
     <y>1080</y>
    </hint>
    <hint type="destinationlabel">
     <x>661</x>
     <y>1385</y>
    </hint>
   </hints>
  </connection>
  <connection>
   <sender>Basic_Frame_7</sender>
   <signal>clicked()</signal>
   <receiver>MainWindow</receiver>
   <slot>Press_BasicFrame7()</slot>
   <hints>
    <hint type="sourcelabel">
     <x>563</x>
     <y>1202</y>
    </hint>
    <hint type="destinationlabel">
     <x>555</x>
     <y>1383</y>
    </hint>
   </hints>
  </connection>
  <connection>
   <sender>Basic_Frame_8</sender>
   <signal>clicked()</signal>
   <receiver>MainWindow</receiver>
   <slot>Press_BasicFrame8()</slot>
   <hints>
    <hint type="sourcelabel">
     <x>525</x>
     <y>1294</y>
    </hint>
    <hint type="destinationlabel">
     <x>571</x>
     <y>1382</y>
    </hint>
   </hints>
  </connection>
 </connections>
 <slots>
  <slot>RecommandPose()</slot>
  <slot>NextBottomButton_to_2()</slot>
  <slot>Press_Btn1()</slot>
  <slot>Press_Btn2()</slot>
  <slot>Press_Btn3()</slot>
  <slot>Press_Btn4()</slot>
  <slot>Press_Btn5()</slot>
  <slot>Press_Btn6()</slot>
  <slot>Press_Btn7()</slot>
  <slot>Press_Btn8()</slot>
  <slot>Press_ShotBtn()</slot>
  <slot>Press_Back()</slot>
  <slot>Press_PreparedBtn()</slot>
  <slot>NextBottomButton_to_4()</slot>
  <slot>Press_Printing()</slot>
  <slot>Press_Applying()</slot>
  <slot>Press_CloseBtn()</slot>
  <slot>Press_BasicFrame1()</slot>
  <slot>Press_BasicFrame2()</slot>
  <slot>Press_BasicFrame3()</slot>
  <slot>Press_BasicFrame4()</slot>
  <slot>Press_BasicFrame5()</slot>
  <slot>Press_BasicFrame6()</slot>
  <slot>Press_BasicFrame7()</slot>
  <slot>Press_BasicFrame8()</slot>
 </slots>
</ui>
